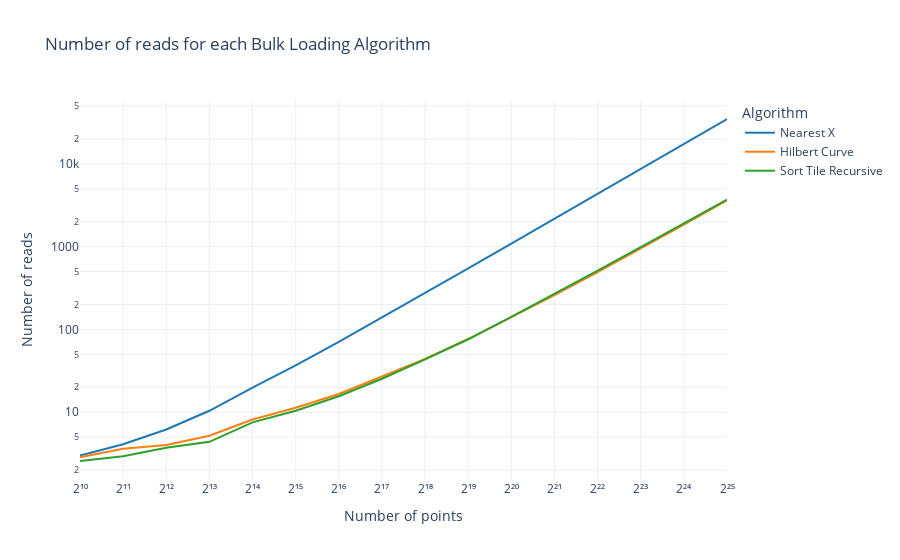

The notebook cell this image was saved under:
### Code cell
fig = build_lines_fig(
    means=reads_mean,
    title="Number of reads for each Bulk Loading Algorithm",
    yaxis_title="Number of reads",
    scale="log",
)
fig.show()

### Figure 1 — Plotly figure (JSON) as saved in the notebook; plotly's stock layout.template omitted (floating-point values rounded to 4 significant figures)
{"data": [{"line": {"color": "rgb(31, 119, 180)"}, "mode": "lines", "name": "Nearest X", "type": "scatter", "x": ["2¹⁰", "2¹¹", "2¹²", "2¹³", "2¹⁴", "2¹⁵", "2¹⁶", "2¹⁷", "2¹⁸", "2¹⁹", "2²⁰", "2²¹", "2²²", "2²³", "2²⁴", "2²⁵"], "y": [3.01, 4.11, 6.19, 10.42, 19.89, 36.84, 70.93, 138.9, 274.7, 545.6, 1090.0, 2174.0, 4347.0, 8692.0, 17380.0, 34750.0]}, {"line": {"color": "rgb(255, 127, 14)"}, "mode": "lines", "name": "Hilbert Curve", "type": "scatter", "x": ["2¹⁰", "2¹¹", "2¹²", "2¹³", "2¹⁴", "2¹⁵", "2¹⁶", "2¹⁷", "2¹⁸", "2¹⁹", "2²⁰", "2²¹", "2²²", "2²³", "2²⁴", "2²⁵"], "y": [2.86, 3.63, 4.02, 5.21, 8.17, 11.35, 16.61, 26.88, 43.98, 76.64, 140.0, 260.3, 491.6, 948.8, 1846.0, 3626.0]}, {"line": {"color": "rgb(44, 160, 44)"}, "mode": "lines", "name": "Sort Tile Recursive", "type": "scatter", "x": ["2¹⁰", "2¹¹", "2¹²", "2¹³", "2¹⁴", "2¹⁵", "2¹⁶", "2¹⁷", "2¹⁸", "2¹⁹", "2²⁰", "2²¹", "2²²", "2²³", "2²⁴", "2²⁵"], "y": [2.58, 2.94, 3.73, 4.4, 7.55, 10.41, 15.59, 25.38, 43.45, 76.1, 142.2, 268.9, 511.9, 983.9, 1904.0, 3706.0]}], "layout": {"legend": {"title": {"text": "Algorithm"}}, "title": {"text": "Number of reads for each Bulk Loading Algorithm"}, "xaxis": {"tickangle": 0, "title": {"text": "Number of points"}}, "yaxis": {"title": {"text": "Number of reads"}, "type": "log"}}}
